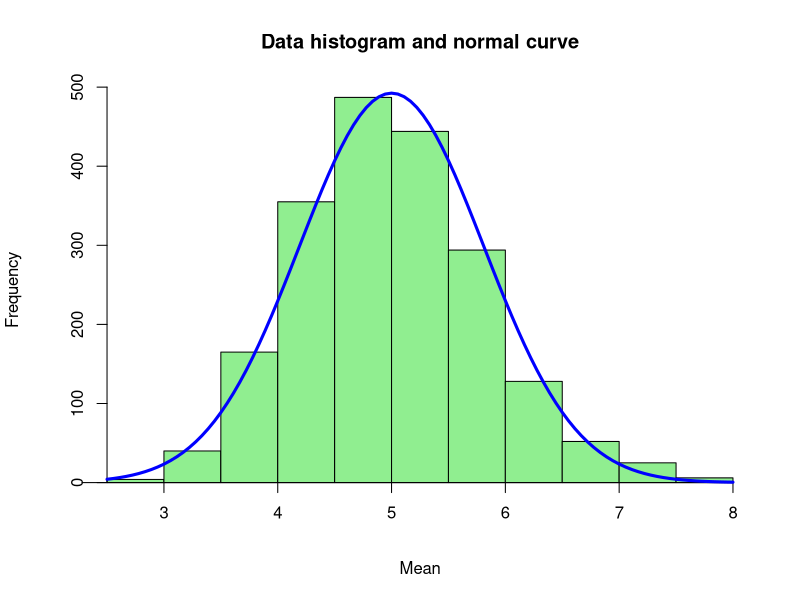
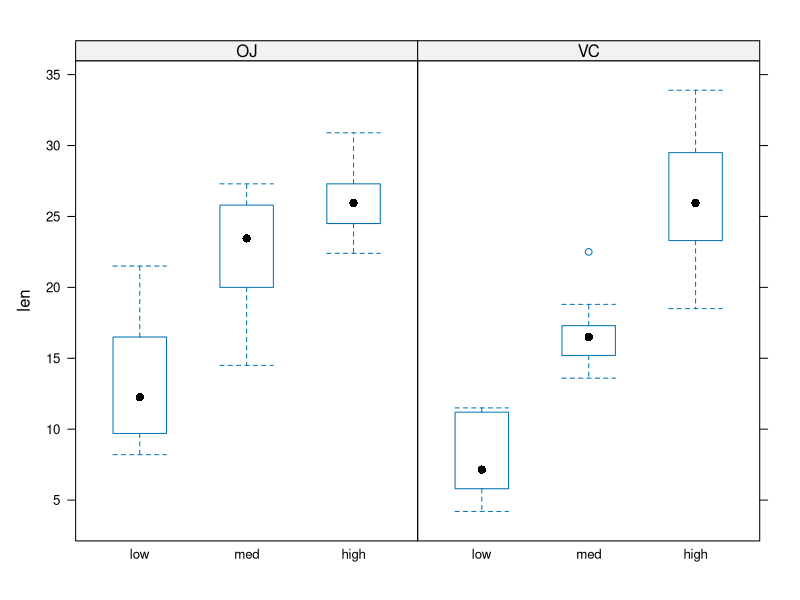
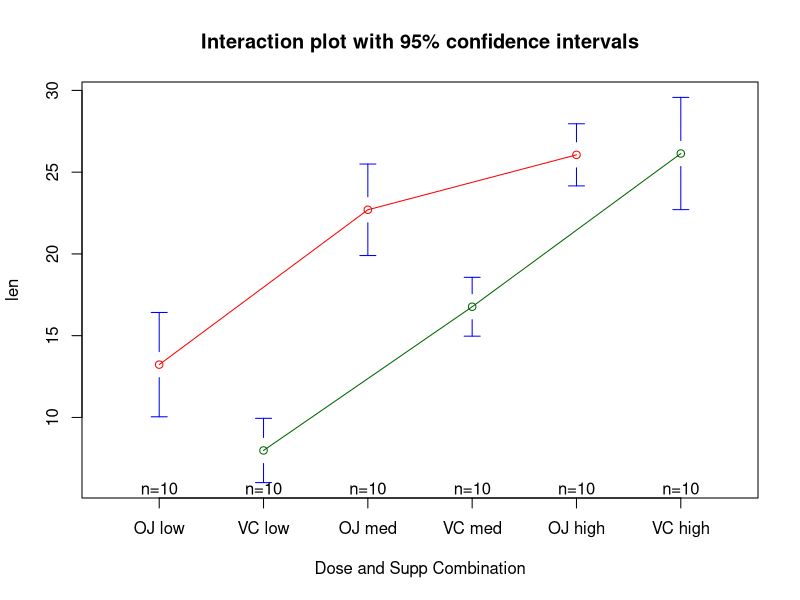

Recreate these plots in R, in order.
## ---- chunk 1
setwd("/Users/pacha/Dropbox/R/statinference")
library(lattice)
library(gplots)

lambda <- 0.2
n <- 40
simulations <- 1:2000
set.seed(33) #this is needed to make the exercise reproducible (can be any number)
means <- data.frame(x = sapply(simulations, function(x) {mean(rexp(n, lambda))}))
## ---- chunk 2
mean(means$x) # sampling mean = 5.000542
(1/lambda) # theoretical mean = 5
## ---- chunk 3
var(means$x) # sampling var = 0.6564438
sd(means$x) # sampling sd = 0.8102122
((1/lambda)/sqrt(n))^2 # theoretical var = 0.625
(1/lambda)/sqrt(n) # theoretical sd = 0.7905694
## ---- chunk 4
shapiro.test(means$x) # p-value = 2.909e-08
## ---- chunk 5
tmp <- hist(means$x, freq=TRUE, main="Data histogram and normal curve",
      col="lightgreen", axes = FALSE, xlab='Mean', yaxt='n', ylab='Frequency')
axis(2, pos = 2.5)
axis(1,at=seq(0,8,1), pos=0)

multiplier <- tmp$counts / tmp$density
mydensity <- density(means$x)
mydensity$y <- mydensity$y * multiplier[1]

myx <- seq(2.5, 8, length.out= 100)
mymean <- mean(means$x)
mysd <- sd(means$x)

normal <- dnorm(x = myx, mean = mymean, sd = mysd)
lines(myx, normal * multiplier[1], col = "blue", lwd = 3)
## ---- chunk 6
# 95% confidence interval (Z=1.96)
mean(means$x) + c(-1,1)*1.96*sd(means$x)/sqrt(nrow(means)) # 4.965033 5.036051
## ---- chunk 7
data(ToothGrowth)
nrow(ToothGrowth)
ncol(ToothGrowth)
str(ToothGrowth)
## ---- chunk 8
ToothGrowth$dose #I must consider 0.5, 1 and 2 as scales
ToothGrowth$dose = factor(ToothGrowth$dose, levels=c(0.5,1.0,2.0),
                          labels=c("low","med","high"))
attach(ToothGrowth)
table(supp,dose)
## ---- chunk 9
bwplot(len ~ dose | supp)
## ---- chunk 10
summary(ToothGrowth)
aggregate(len,list(supp,dose), mean)
aggregate(len,list(supp,dose), sd)
## ---- chunk 11
anova <- aov(len ~ supp * dose, data=ToothGrowth)
TukeyHSD(anova)
## ---- chunk 12
plotmeans(len~interaction(supp,dose,sep=" "),connect=list(c(1,3,5),c(2,4,6)),col=c("red","darkgreen"),xlab="Dose and Supp Combination",main = "Interaction plot with 95% confidence intervals")
